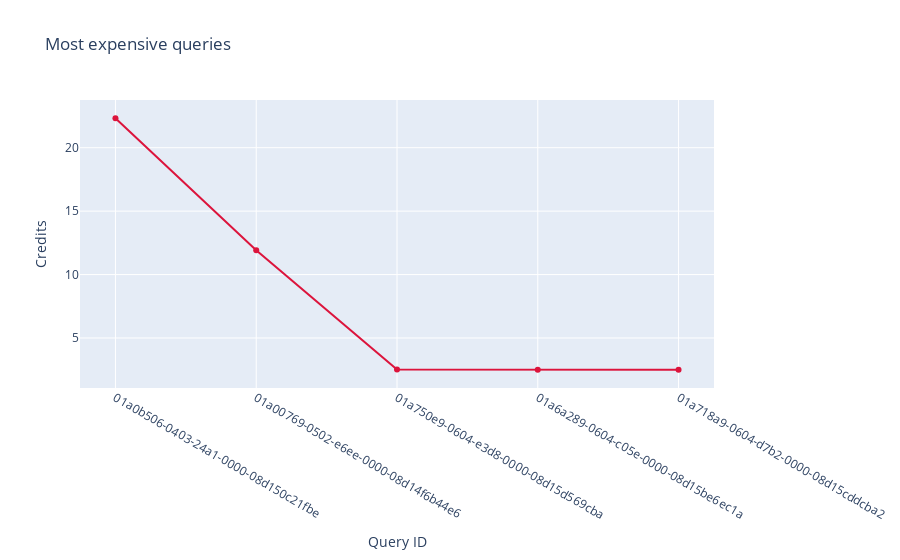

Here is the notebook cell this chart was saved with:
### Code cell
##TODO: Put labels on the axis
## Most expensive queries

trace1  = go.Scatter(
        mode='lines+markers',
        x = df['query_id'],
        y = df['credits'],
        name="Credits",
        marker_color='crimson'
    )

# trace2 = go.Bar(
#         x = df['query_id'],
#         y = df['warehouse_size'],
#         name="warehouse size",
#         yaxis='y2',
#         marker_color ='green',
#         marker_line_width=1.5,
#         marker_line_color='rgb(8,48,107)',
#         opacity=0.5
#     )

# data = [trace1, trace2]
data = [trace1]

layout = go.Layout(
    title_text='Most expensive queries',
    yaxis=dict(
        # range = [0, 100],
        title="Credits"
    ),
    xaxis=dict(
        title="Query ID"
    )
)
fig = go.Figure(data=data, layout=layout)
fig.show()

### Figure 1 — Plotly figure (JSON) as saved in the notebook; plotly's stock layout.template omitted (floating-point values rounded to 4 significant figures)
{"data": [{"marker": {"color": "crimson"}, "mode": "lines+markers", "name": "Credits", "type": "scatter", "x": ["01a0b506-0403-24a1-0000-08d150c21fbe", "01a00769-0502-e6ee-0000-08d14f6b44e6", "01a750e9-0604-e3d8-0000-08d15d569cba", "01a6a289-0604-c05e-0000-08d15be6ec1a", "01a718a9-0604-d7b2-0000-08d15cddcba2"], "y": [22.33, 11.92, 2.52, 2.5, 2.49]}], "layout": {"title": {"text": "Most expensive queries"}, "xaxis": {"title": {"text": "Query ID"}}, "yaxis": {"title": {"text": "Credits"}}}}
